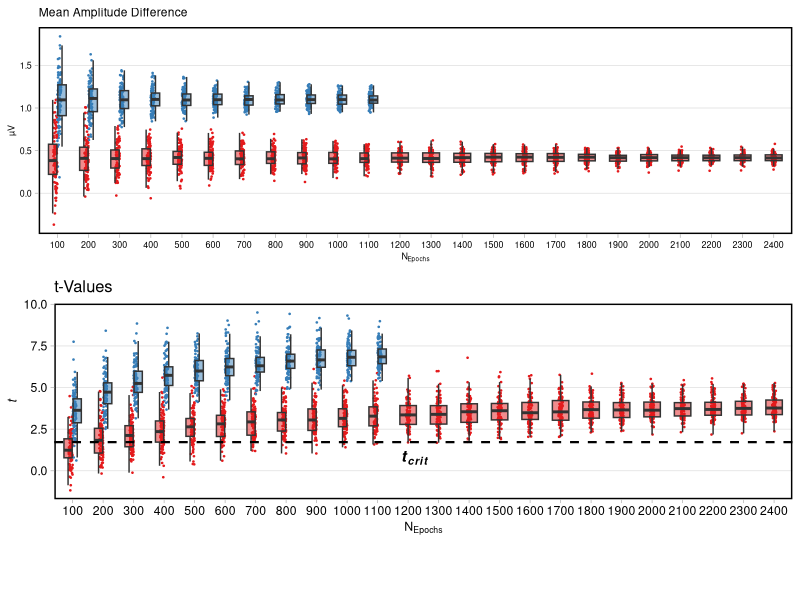

Source code (R): (Note: this script raises an error after producing the figure.)
library("tidyverse")
library("cowplot")
library("gridExtra")

#setwd("./analysis")

df <- read.csv("out.csv") 

# somewhat hackish solution to:
# https://twitter.com/EamonCaddigan/status/646759751242620928
# based mostly on copy/pasting from ggplot2 geom_violin source:
# https://github.com/hadley/ggplot2/blob/master/R/geom-violin.r


"%||%" <- function(a, b) {
  if (!is.null(a)) a else b
}

geom_flat_violin <- function(mapping = NULL, data = NULL, stat = "ydensity",
                        position = "dodge", trim = TRUE, scale = "area",
                        show.legend = NA, inherit.aes = TRUE, ...) {
  layer(
    data = data,
    mapping = mapping,
    stat = stat,
    geom = GeomFlatViolin,
    position = position,
    show.legend = show.legend,
    inherit.aes = inherit.aes,
    params = list(
      trim = trim,
      scale = scale,
      ...
    )
  )
}

#' @rdname ggplot2-ggproto
#' @format NULL
#' @usage NULL
#' @export
GeomFlatViolin <-
  ggproto("GeomFlatViolin", Geom,
          setup_data = function(data, params) {
            data$width <- data$width %||%
              params$width %||% (resolution(data$x, FALSE) * 0.9)
            
            # ymin, ymax, xmin, and xmax define the bounding rectangle for each group
            data %>%
              group_by(group) %>%
              mutate(ymin = min(y),
                     ymax = max(y),
                     xmin = x,
                     xmax = x + width / 2)
            
          },
          
          draw_group = function(data, panel_scales, coord) {
            # Find the points for the line to go all the way around
            data <- transform(data, xminv = x,
                              xmaxv = x + violinwidth * (xmax - x))
            
            # Make sure it's sorted properly to draw the outline
            newdata <- rbind(plyr::arrange(transform(data, x = xminv), y),
                             plyr::arrange(transform(data, x = xmaxv), -y))
            
            # Close the polygon: set first and last point the same
            # Needed for coord_polar and such
            newdata <- rbind(newdata, newdata[1,])
            
            ggplot2:::ggname("geom_flat_violin", GeomPolygon$draw_panel(newdata, panel_scales, coord))
          },
          
          draw_key = draw_key_polygon,
          
          default_aes = aes(weight = 1, colour = "grey20", fill = "white", size = 0.5,
                            alpha = NA, linetype = "solid"),
          
          required_aes = c("x", "y")
)

raincloud_theme = theme(
text = element_text(size = 10),
axis.title.x = element_text(size = 16),
axis.title.y = element_text(size = 16),
axis.text = element_text(size = 14),
axis.text.x = element_text(angle = 45, vjust = 0.5),
legend.title=element_text(size=16),
legend.text=element_text(size=16),
legend.position = "right",
plot.title = element_text(lineheight=.8, face="bold", size = 16),
panel.border = element_blank(),
panel.grid.minor = element_blank(),
panel.grid.major = element_blank(),
axis.line.x = element_line(colour = 'black', size=0.5, linetype='solid'),
axis.line.y = element_line(colour = 'black', size=0.5, linetype='solid'))

theme_min <- function(base_size = 11, base_family = "") {

  theme_light(base_size = 11, base_family = "") +
    theme(
      panel.grid.major.x = element_blank(),
      panel.grid.minor = element_blank(),
      panel.background = element_blank(),
      panel.border = element_rect(fill = NA, colour = "black", size = 1),
      strip.background = element_rect(fill = NA, colour = NA),
      strip.text.x = element_text(colour = "black", size = rel(1.2)),
      strip.text.y = element_text(colour = "black", size = rel(1.2)),
      title = element_text(size = rel(0.9)),
      axis.text = element_text(colour = "black", size = rel(0.8)),
      axis.title = element_text(colour = "black", size = rel(0.9)),
      legend.title = element_text(colour = "black", size = rel(0.9)),
      legend.key.size = unit(0.9, "lines"),
      legend.text = element_text(size = rel(0.7), colour = "black"),
      legend.key = element_rect(colour = NA, fill = NA),
      legend.background = element_rect(colour = NA, fill = NA)
    )
}

# Effects
gdf1 <- df %>% mutate(epochs = factor(num)) %>% mutate(SOA = factor(soa)) %>% 
    group_by(epochs, run, SOA) %>% 
    filter(!any(is.na(amplitude_difference))) %>%
    ungroup() %>% group_by(epochs, run, SOA) %>% 
    summarize(mean_amplitude_difference=mean(amplitude_difference)) %>% 
    mutate(mean_amplitude_difference = mean_amplitude_difference * 10e5) 

plot_e = ggplot(data=gdf1, aes(x = epochs, y = mean_amplitude_difference, fill=SOA)) + 
    scale_fill_brewer(palette="Set1") +
    scale_color_brewer(palette="Set1") +
    geom_point(aes(color=SOA), position = position_jitterdodge(dodge.width = .25, jitter.width = .25), size = .25, alpha = 1) +
    #geom_line(aes(group=interaction(run,SOA)), alpha=.2) +
    geom_boxplot(width = .6, outlier.shape = NA, alpha = 0.5) +
    #geom_flat_violin(position = position_nudge(x = .2, y = 0), alpha = .8)  + 
    theme_min() +
    ggtitle("Mean Amplitude Difference") + 
    ylab("µV") +
    xlab(expression(N[Epochs]))

# t-Values
gdf2 <- df %>% mutate(epochs = factor(num)) %>% mutate(SOA = factor(paste(soa, "ms"))) %>% 
    group_by(epochs, run, SOA) %>% 
    filter(!any(is.na(amplitude_difference))) %>%
    summarize(t_val=t.test(amplitude_difference)[["statistic"]], t_crit=qt(p = 0.95, df = t.test(amplitude_difference)[["parameter"]]))

plot_t = ggplot(data=gdf2, aes(x = epochs, y = t_val, fill=SOA)) + 
    scale_fill_brewer(palette="Set1") +
    scale_color_brewer(palette="Set1") +
    geom_point(aes(color=SOA), position = position_jitterdodge(dodge.width = .25, jitter.width = .25), size = .25, alpha = 1) +
    #geom_line(aes(group=interaction(run,soa)), alpha=.2) +
    geom_boxplot(width = .6, outlier.shape = NA, alpha = 0.5) +
    #geom_flat_violin(position = position_nudge(x = .2, y = 0), alpha = .8)  + 
    theme_min() +
    ggtitle("t-Values") + 
    ylab(expression(italic(t))) +
    xlab(expression(N[Epochs])) + 
    geom_hline(yintercept=1.72, linetype="dashed", alpha=1, size=.75) +
    annotate("text", x = 12.2, y = 1.72, vjust=1.6, size=4, label = expression(bolditalic(t[crit]))) +
    labs(shape = "19") 


# extract a legend that is laid out horizontally
legend <- get_legend(
  plot_t + theme(legend.position="bottom")
)


plot_final = plot_grid(
  plot_e + theme(legend.position="none", text = element_text(size=8)),
  plot_t + theme(legend.position="none"),
  legend = legend,
  align = 'vh',
  #labels = c("A", "B"),
  hjust = -1,
  nrow = 3,
  ncol=1,
  rel_heights = c(1,1, .2)
)

plot_final

gdf <- df %>% mutate(epochs = factor(num)) %>% mutate(SOA = factor(soa)) %>% 
    group_by(epochs, run, SOA) %>% 
    summarize(mean_amplitude_difference=mean(amplitude_difference)) %>% 
    group_by(epochs, SOA) %>% 
    summarize(mean_amplitude_difference=sd(mean_amplitude_difference)) %>% 
    mutate(mean_amplitude_difference = mean_amplitude_difference * 10e5) 

ggplot(data=gdf, aes(x = epochs, y = mean_amplitude_difference, group=soa, color=soa)) + 
    geom_line()


ggsave("/home/marc/ba-thesis/input/figures/fig3.png", plot_final, width = 6.25, height = 4.5, units = "in")
